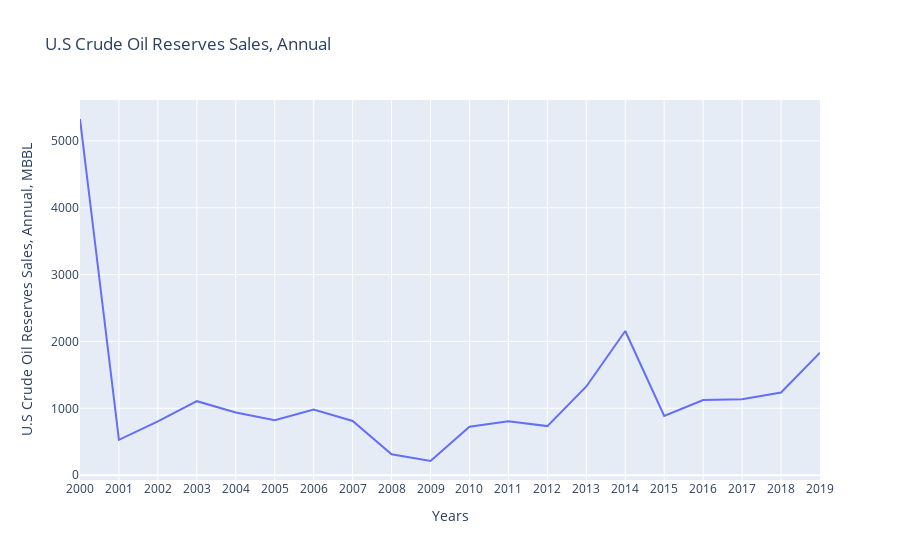

Notebook cell for this chart:
### Code cell
fig_US_reserves_sales_annual = px.line(x=US_reserves_sales_annual['Year'], y=US_reserves_sales_annual['Crude_Oil_Reserves_Sales'], labels = {'x': 'Years', 'y':'U.S Crude Oil Reserves Sales, Annual, MBBL' },
              title = 'U.S Crude Oil Reserves Sales, Annual')


fig_US_reserves_sales_annual.show()

### Figure 1 — Plotly figure (JSON) as saved in the notebook; plotly's stock layout.template omitted (floating-point values rounded to 4 significant figures)
{"data": [{"hovertemplate": "Years=%{x}<br>U.S Crude Oil Reserves Sales, Annual, MBBL=%{y}<extra></extra>", "legendgroup": "", "line": {"color": "#636efa", "dash": "solid"}, "mode": "lines", "name": "", "orientation": "v", "showlegend": false, "type": "scatter", "x": ["2000", "2001", "2002", "2003", "2004", "2005", "2006", "2007", "2008", "2009", "2010", "2011", "2012", "2013", "2014", "2015", "2016", "2017", "2018", "2019"], "xaxis": "x", "y": [5328, 529, 804, 1107, 937, 823, 982, 811, 312, 212, 725, 808, 734, 1327, 2157, 885, 1125, 1135, 1237, 1833], "yaxis": "y"}], "layout": {"legend": {"tracegroupgap": 0}, "title": {"text": "U.S Crude Oil Reserves Sales, Annual"}, "xaxis": {"anchor": "y", "domain": [0, 1], "title": {"text": "Years"}}, "yaxis": {"anchor": "x", "domain": [0, 1], "title": {"text": "U.S Crude Oil Reserves Sales, Annual, MBBL"}}}}
